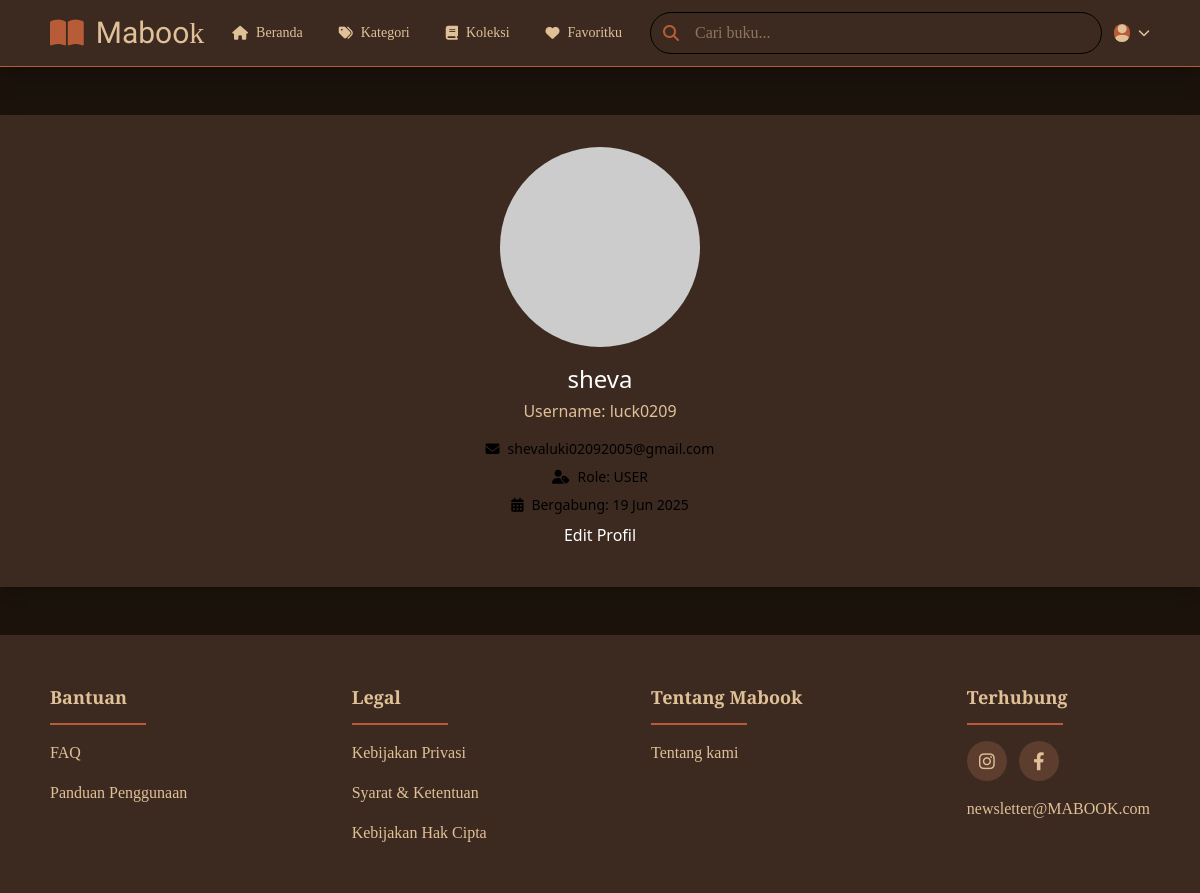
Page /user/profil.php (signed in) on the committed database.
### tables this page shows
CREATE TABLE `users` (
  `id` bigint UNSIGNED NOT NULL,
  `name` varchar(255) NOT NULL,
  `email` varchar(255) NOT NULL,
  `username` varchar(255) NOT NULL,
  `password` varchar(255) NOT NULL,
  `role` enum('ADMIN','USER') NOT NULL,
  `created_at` datetime NOT NULL
);

### user/profil.php (the view, shortened to what this page needs)
<?php
require_once(__DIR__ . '/../config/db.php');
$userData = $_SESSION['logged_user'] ?? null;
$userId = $userData['id'] ?? null;
$stmt = $conn->prepare("SELECT name, email, username, role, created_at FROM users WHERE id = ?");
$stmt->bind_param("i", $userId);
$stmt->execute();
$result = $stmt->get_result();
$user = $result->fetch_assoc();
?>
<!DOCTYPE html>
<html lang="id">
<head>
  <link rel="stylesheet" href="https://cdnjs.cloudflare.com/ajax/libs/font-awesome/6.4.0/css/all.min.css"/>
  <link rel="stylesheet" href="../src/output.css">
</head>
<body class="bg-[#1A120B] bg-[url('https://www.transparenttextures.com/patterns/black-paper.png')]">
<?php require_once(__DIR__ . '/../include/header.php'); ?>
<div class="w-full max-w-md mx-auto mt-12">
  <div class="bg-mabook-primary rounded-lg shadow-lg p-8 text-center">
    <img class="w-32 h-32 rounded-full mx-auto" src="https://placehold.co/200x200.png?text=Profile" alt="Foto Profil">
    <h2 class="text-white text-2xl mt-4"><?= htmlspecialchars($user['name']) ?></h2>
    <p class="text-mabook-light mt-1">Username: <?= htmlspecialchars($user['username']) ?></p>
    <div class="mt-4 text-sm text-gray-300">
      <p class="flex justify-center items-center gap-2"><i class="fas fa-envelope"></i> <?= htmlspecialchars($user['email']) ?></p>
      <p class="flex justify-center items-center gap-2 mt-2"><i class="fas fa-user-tag"></i> Role: <?= htmlspecialchars($user['role']) ?></p>
      <p class="flex justify-center items-center gap-2 mt-2"><i class="fas fa-calendar-alt"></i> Bergabung: <?= date('d M Y', strtotime($user['created_at'])) ?></p>
    </div>
    <div class="mt-6">
      <a href="edit_profil.php" class="bg-gradient-to-r from-yellow-500 to-orange-500 text-white py-2 px-4 rounded-full hover:opacity-75 transition block w-full text-center">Edit Profil</a>
    </div>
  </div>
</div>
<?php require_once(__DIR__ . '/../include/footer.php'); ?>
</body>
</html>

### rows in the picture
users: name "sheva", username "luck0209", email "shevaluki02092005@gmail.com", role "USER", created_at "19 Jun 2025"

### other values in the picture
$menu['label'] "Beranda"
$menu['label'] "Kategori"
$menu['label'] "Koleksi"
$menu['label'] "Favoritku"
